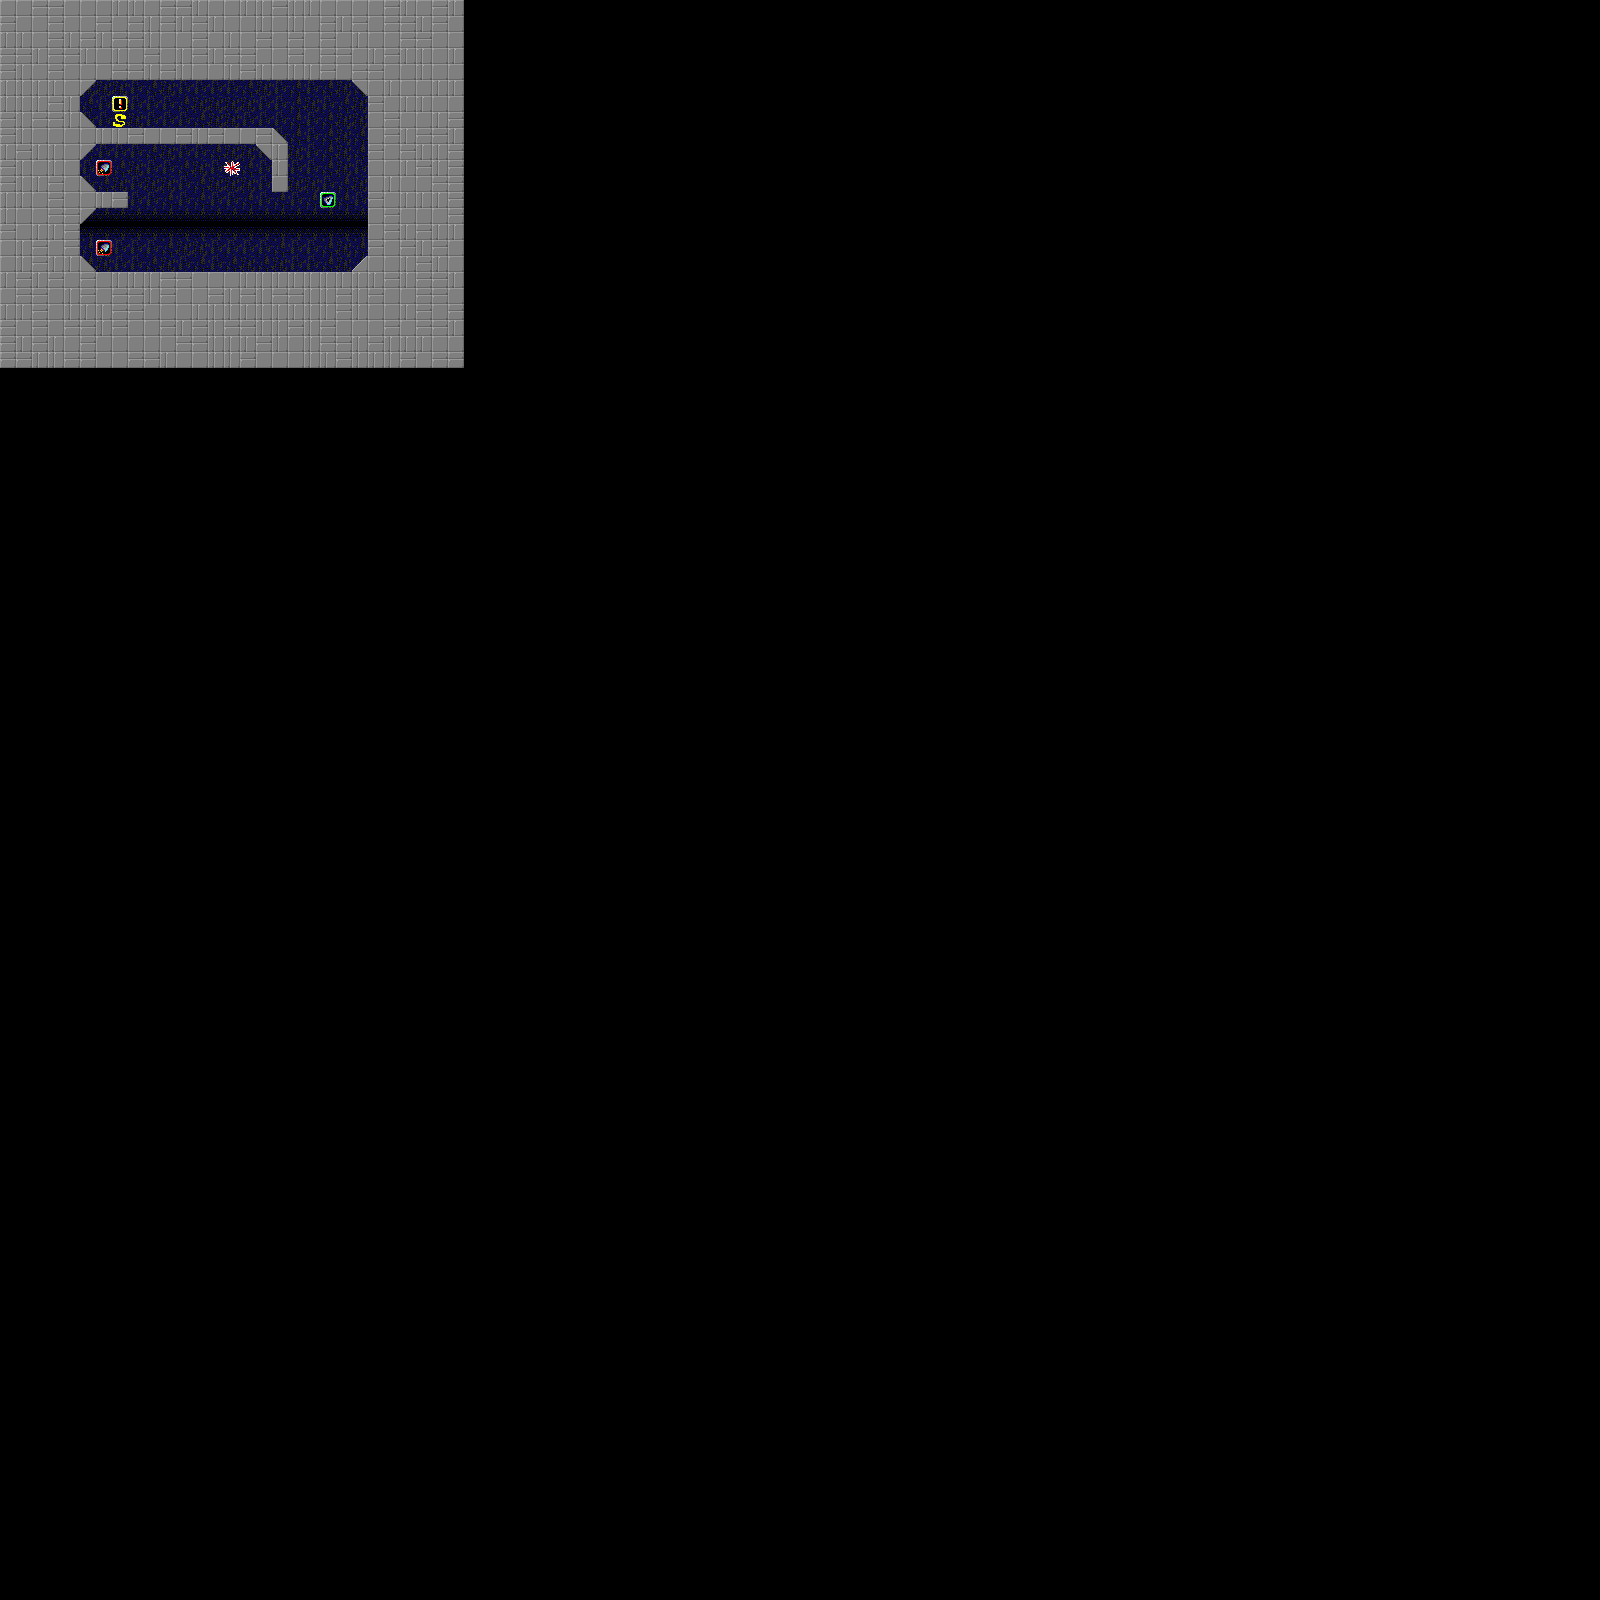

Rendered tile map (Tiled .tmx) drawn with the repository's tilesets; below, a short description and the map source with its tile grids summarised:
An orthogonal 100x100 tile map with 16x16 px tiles, 4 tile layers (Background, Indications, MAIN, Decorations).

<map version="1.0" orientation="orthogonal" renderorder="right-down" width="100" height="100" tilewidth="16" tileheight="16" nextobjectid="1">
 <tileset firstgid="1" name="tiles" tilewidth="16" tileheight="16" tilecount="4096">
  <image source="tiles.png" width="1024" height="1024" />
 </tileset>
 <layer name="Background" width="100" height="100">
  <data>[10000 cells, 331 non-empty, 15 distinct tile ids]</data>
 </layer>
 <layer name="Indications" width="100" height="100">
  <data>[10000 cells, 6 non-empty, 5 distinct tile ids]</data>
 </layer>
 <layer name="MAIN" width="100" height="100">
  <data>[10000 cells, 479 non-empty, 7 distinct tile ids]</data>
 </layer>
 <layer name="Decorations" width="100" height="100">
  <data>[10000 cells, 0 non-empty, 0 distinct tile ids]</data>
 </layer>
</map>
